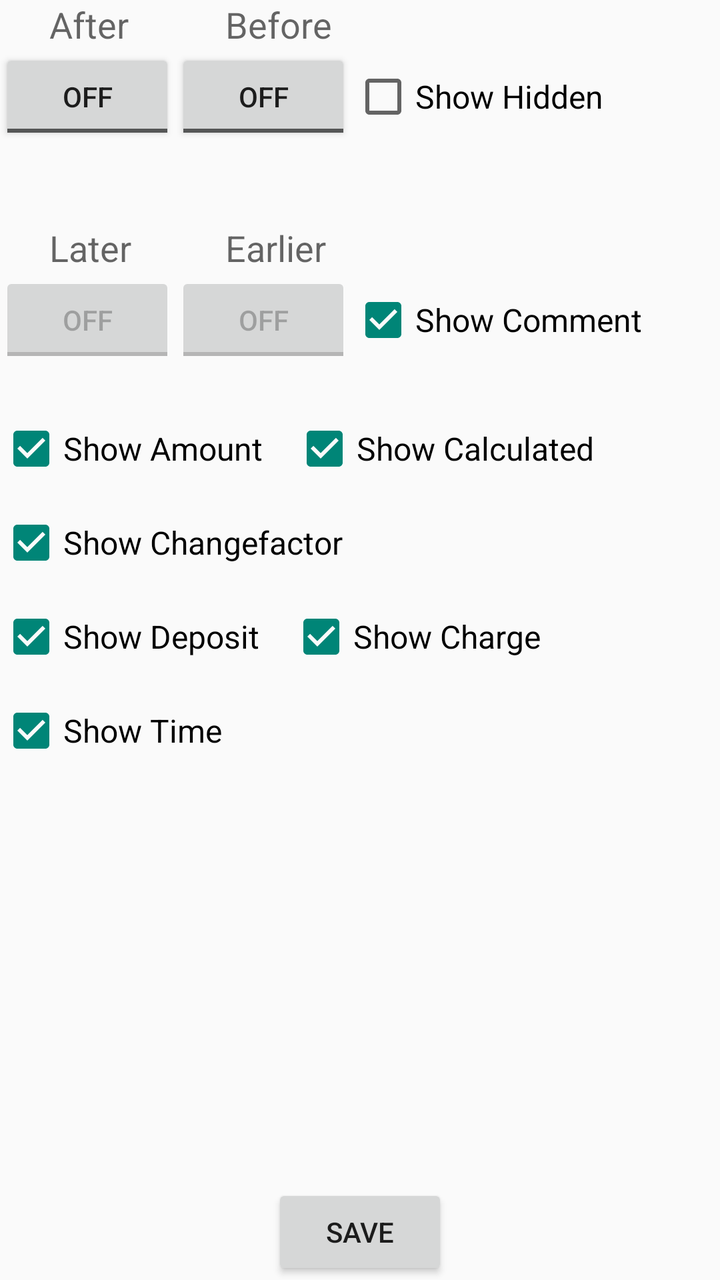
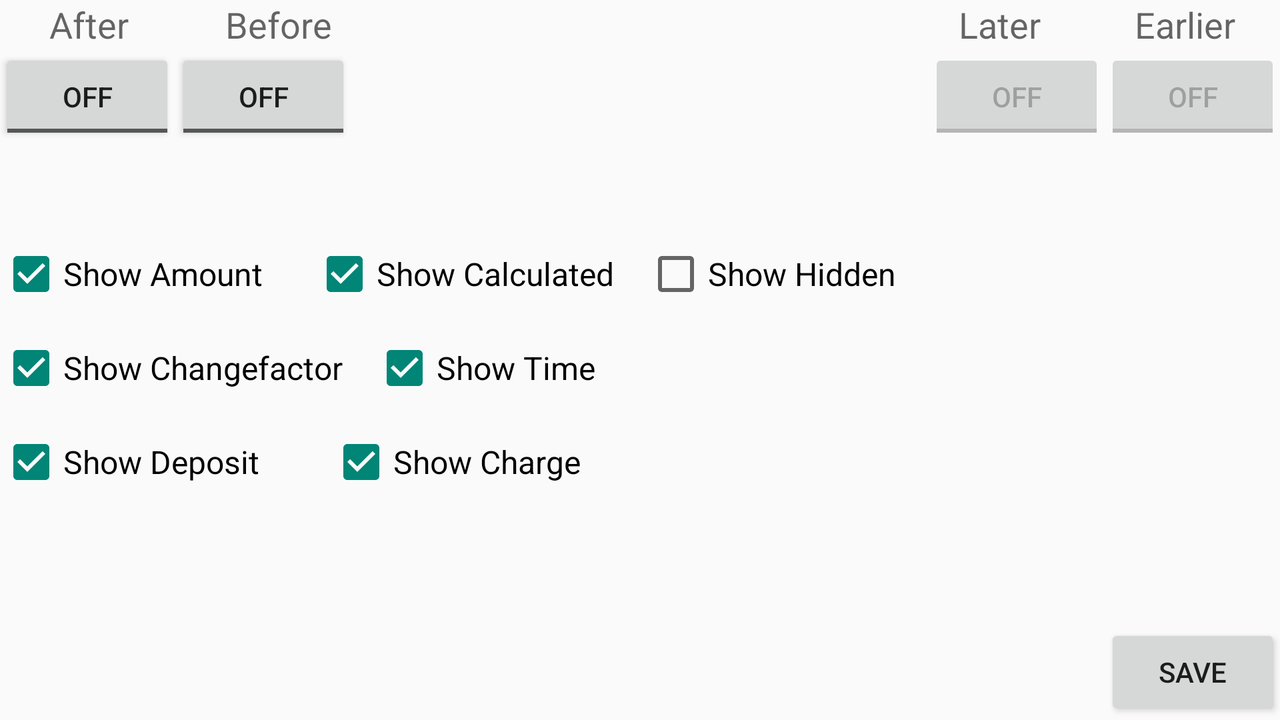

An Android layout and its configuration variant, each rendered on a device that would load it. The default file and the variant file are quoted in full after the pictures.
<!-- AndroidManifest.xml: application theme Theme.AppCompat.Light -->
<!-- res/layout/activity_edit_log_filter.xml -->
<?xml version="1.0" encoding="utf-8"?>
<RelativeLayout xmlns:android="http://schemas.android.com/apk/res/android"
    xmlns:tools="http://schemas.android.com/tools"
    android:layout_width="match_parent"
    android:layout_height="match_parent"
    android:paddingBottom="@dimen/activity_vertical_margin"
    android:paddingLeft="@dimen/activity_horizontal_margin"
    android:paddingRight="@dimen/activity_horizontal_margin"
    android:paddingTop="@dimen/activity_vertical_margin"
    tools:context=".EditLogFilter">

    <ToggleButton
        android:layout_width="wrap_content"
        android:layout_height="wrap_content"
        android:text="nach"
        android:id="@+id/datumNachToggle"
        android:layout_below="@+id/nachTextView"
        android:layout_alignParentLeft="true"
        android:layout_alignParentStart="true"
        android:checked="false" />

    <ToggleButton
        android:layout_width="wrap_content"
        android:layout_height="wrap_content"
        android:text="vor"
        android:id="@+id/datumVorToggle"
        android:layout_below="@+id/vorTextView"
        android:layout_toRightOf="@+id/datumNachToggle"
        android:layout_toEndOf="@+id/datumNachToggle"
        android:checked="false" />

    <TextView
        android:layout_width="wrap_content"
        android:layout_height="wrap_content"
        android:textAppearance="?android:attr/textAppearanceMedium"
        android:text="@string/nach"
        android:id="@+id/nachTextView"
        android:layout_alignParentTop="true"
        android:layout_alignParentLeft="true"
        android:layout_alignParentStart="true"
        android:layout_marginLeft="25dp" />

    <TextView
        android:layout_width="wrap_content"
        android:layout_height="wrap_content"
        android:textAppearance="?android:attr/textAppearanceMedium"
        android:text="@string/vor"
        android:id="@+id/vorTextView"
        android:layout_alignParentTop="true"
        android:layout_toRightOf="@+id/datumNachToggle"
        android:layout_toEndOf="@+id/datumNachToggle"
        android:layout_marginLeft="25dp" />

    <CheckBox
        android:layout_width="wrap_content"
        android:layout_height="wrap_content"
        android:text="@string/zeigeversteckte"
        android:id="@+id/versteckteCheckBox"
        android:layout_alignTop="@+id/datumVorToggle"
        android:layout_alignParentRight="true"
        android:layout_alignParentEnd="true"
        android:layout_alignBottom="@+id/datumVorToggle"
        android:layout_toRightOf="@+id/datumVorToggle"
        android:layout_toEndOf="@+id/datumVorToggle"
        android:checked="false"
        android:textSize="16sp" />

    <TextView
        android:layout_width="wrap_content"
        android:layout_height="wrap_content"
        android:textAppearance="?android:attr/textAppearanceMedium"
        android:id="@+id/datumTextView"
        android:layout_below="@+id/datumNachToggle"
        android:layout_alignParentLeft="true"
        android:layout_alignParentStart="true"
        android:layout_alignParentRight="true"
        android:layout_alignParentEnd="true" />

    <TextView
        android:layout_width="wrap_content"
        android:layout_height="wrap_content"
        android:textAppearance="?android:attr/textAppearanceMedium"
        android:text="@string/spaeter"
        android:id="@+id/spaeterTextView"
        android:layout_below="@+id/datumTextView"
        android:layout_alignParentLeft="true"
        android:layout_alignParentStart="true"
        android:layout_marginLeft="25dp"
        android:layout_marginTop="15dp" />

    <ToggleButton
        android:layout_width="wrap_content"
        android:layout_height="wrap_content"
        android:text="spaeter"
        android:id="@+id/zeitSpaeterToggle"
        android:layout_below="@+id/spaeterTextView"
        android:layout_alignParentLeft="true"
        android:layout_alignParentStart="true"
        android:checked="false"
        android:enabled="false" />

    <ToggleButton
        android:layout_width="wrap_content"
        android:layout_height="wrap_content"
        android:text="frueher"
        android:id="@+id/zeitFrueherToggle"
        android:layout_alignTop="@+id/zeitSpaeterToggle"
        android:layout_alignLeft="@+id/datumVorToggle"
        android:layout_alignStart="@+id/datumVorToggle"
        android:checked="false"
        android:enabled="false" />

    <TextView
        android:layout_width="wrap_content"
        android:layout_height="wrap_content"
        android:textAppearance="?android:attr/textAppearanceMedium"
        android:text="@string/frueher"
        android:id="@+id/frueherTextView"
        android:layout_above="@+id/zeitFrueherToggle"
        android:layout_alignLeft="@+id/zeitFrueherToggle"
        android:layout_alignStart="@+id/zeitFrueherToggle"
        android:layout_marginLeft="25dp" />

    <CheckBox
        android:layout_width="wrap_content"
        android:layout_height="wrap_content"
        android:text="@string/zeigekommentar"
        android:id="@+id/zeigeKommentarCheckBox"
        android:layout_alignTop="@+id/zeitFrueherToggle"
        android:layout_toRightOf="@+id/zeitFrueherToggle"
        android:layout_alignRight="@+id/versteckteCheckBox"
        android:layout_alignEnd="@+id/versteckteCheckBox"
        android:layout_alignBottom="@+id/zeitFrueherToggle"
        android:textSize="16sp"
        android:checked="true" />

    <TextView
        android:layout_width="wrap_content"
        android:layout_height="wrap_content"
        android:textAppearance="?android:attr/textAppearanceMedium"
        android:id="@+id/zeitTextView"
        android:layout_below="@+id/zeitSpaeterToggle"
        android:layout_alignParentLeft="true"
        android:layout_alignParentStart="true"
        android:layout_alignRight="@+id/zeigeKommentarCheckBox"
        android:layout_alignEnd="@+id/zeigeKommentarCheckBox" />

    <Button
        android:layout_width="wrap_content"
        android:layout_height="wrap_content"
        android:text="@string/speicher"
        android:id="@+id/speichernButton"
        android:layout_alignParentBottom="true"
        android:layout_centerHorizontal="true" />

    <CheckBox
        android:layout_width="wrap_content"
        android:layout_height="wrap_content"
        android:text="@string/zeigemenge"
        android:id="@+id/mengeCheckBox"
        android:layout_below="@+id/zeitTextView"
        android:layout_alignParentLeft="true"
        android:layout_alignParentStart="true"
        android:textSize="16sp"
        android:checked="true" />

    <CheckBox
        android:layout_width="wrap_content"
        android:layout_height="wrap_content"
        android:text="@string/zeigemeumgerechnet"
        android:id="@+id/umgerechnetCheckBox"
        android:layout_below="@+id/zeitTextView"
        android:layout_toRightOf="@+id/mengeCheckBox"
        android:layout_toEndOf="@+id/mengeCheckBox"
        android:textSize="16sp"
        android:checked="true"
        android:layout_marginLeft="15dp" />

    <CheckBox
        android:layout_width="wrap_content"
        android:layout_height="wrap_content"
        android:text="@string/zeigeumrechnungsfaktor"
        android:id="@+id/umrechnungsfaktorCheckBox"
        android:layout_below="@+id/mengeCheckBox"
        android:layout_alignParentLeft="true"
        android:layout_alignParentStart="true"
        android:layout_marginTop="15dp"
        android:checked="true"
        android:textSize="16sp" />

    <CheckBox
        android:layout_width="wrap_content"
        android:layout_height="wrap_content"
        android:text="@string/zeigeeinnahmen"
        android:id="@+id/einnahmenCheckBox"
        android:checked="true"
        android:layout_below="@+id/umrechnungsfaktorCheckBox"
        android:layout_alignParentLeft="true"
        android:layout_alignParentStart="true"
        android:layout_marginTop="15dp"
        android:textSize="16sp" />

    <CheckBox
        android:layout_width="wrap_content"
        android:layout_height="wrap_content"
        android:text="@string/zeigeausgaben"
        android:id="@+id/ausgabenCheckBox"
        android:layout_alignTop="@+id/einnahmenCheckBox"
        android:layout_toRightOf="@+id/einnahmenCheckBox"
        android:layout_toEndOf="@+id/einnahmenCheckBox"
        android:layout_marginLeft="15dp"
        android:checked="true"
        android:textSize="16sp" />

    <CheckBox
        android:layout_width="wrap_content"
        android:layout_height="wrap_content"
        android:text="@string/zeigezeit"
        android:id="@+id/zeitCheckBox"
        android:layout_below="@+id/einnahmenCheckBox"
        android:layout_alignParentLeft="true"
        android:layout_alignParentStart="true"
        android:checked="true"
        android:textSize="16sp"
        android:layout_marginTop="15dp" />

</RelativeLayout>
<!-- resources referenced by this layout -->
<resources>
  <string name="frueher">Earlier</string>
  <string name="nach">After</string>
  <string name="spaeter">Later</string>
  <string name="speicher">Save</string>
  <string name="vor">Before</string>
  <string name="zeigeausgaben">Show Charge</string>
  <string name="zeigeeinnahmen">Show Deposit</string>
  <string name="zeigekommentar">Show Comment</string>
  <string name="zeigemenge">Show Amount</string>
  <string name="zeigemeumgerechnet">Show Calculated</string>
  <string name="zeigeumrechnungsfaktor">Show Changefactor</string>
  <string name="zeigeversteckte">Show Hidden</string>
  <string name="zeigezeit">Show Time</string>
</resources>
<!-- res/layout-land/activity_edit_log_filter.xml (the repository's variant of the layout above) -->
<!-- drawn on the phone turned sideways -->
<?xml version="1.0" encoding="utf-8"?>
<RelativeLayout xmlns:android="http://schemas.android.com/apk/res/android"
    xmlns:tools="http://schemas.android.com/tools"
    android:layout_width="match_parent"
    android:layout_height="match_parent"
    android:paddingBottom="@dimen/activity_vertical_margin"
    android:paddingLeft="@dimen/activity_horizontal_margin"
    android:paddingRight="@dimen/activity_horizontal_margin"
    android:paddingTop="@dimen/activity_vertical_margin"
    tools:context=".EditLogFilter">

    <ToggleButton
        android:layout_width="wrap_content"
        android:layout_height="wrap_content"
        android:text="nach"
        android:id="@+id/datumNachToggle"
        android:layout_below="@+id/nachTextView"
        android:layout_alignParentLeft="true"
        android:layout_alignParentStart="true"
        android:checked="false" />

    <ToggleButton
        android:layout_width="wrap_content"
        android:layout_height="wrap_content"
        android:text="vor"
        android:id="@+id/datumVorToggle"
        android:layout_below="@+id/vorTextView"
        android:layout_toRightOf="@+id/datumNachToggle"
        android:layout_toEndOf="@+id/datumNachToggle"
        android:checked="false" />

    <TextView
        android:layout_width="wrap_content"
        android:layout_height="wrap_content"
        android:textAppearance="?android:attr/textAppearanceMedium"
        android:text="@string/nach"
        android:id="@+id/nachTextView"
        android:layout_alignParentTop="true"
        android:layout_alignParentLeft="true"
        android:layout_alignParentStart="true"
        android:layout_marginLeft="25dp" />

    <TextView
        android:layout_width="wrap_content"
        android:layout_height="wrap_content"
        android:textAppearance="?android:attr/textAppearanceMedium"
        android:text="@string/vor"
        android:id="@+id/vorTextView"
        android:layout_alignParentTop="true"
        android:layout_toRightOf="@+id/datumNachToggle"
        android:layout_toEndOf="@+id/datumNachToggle"
        android:layout_marginLeft="25dp" />

    <CheckBox
        android:layout_width="wrap_content"
        android:layout_height="wrap_content"
        android:text="@string/zeigeversteckte"
        android:id="@+id/versteckteCheckBox"
        android:checked="false"
        android:textSize="16sp"
        android:layout_alignTop="@+id/umgerechnetCheckBox"
        android:layout_toRightOf="@+id/umgerechnetCheckBox"
        android:layout_toEndOf="@+id/umgerechnetCheckBox"
        android:layout_marginLeft="15dp" />

    <TextView
        android:layout_width="wrap_content"
        android:layout_height="wrap_content"
        android:textAppearance="?android:attr/textAppearanceMedium"
        android:id="@+id/datumTextView"
        android:layout_below="@+id/datumNachToggle"
        android:layout_alignParentLeft="true"
        android:layout_alignParentStart="true"
        android:layout_alignParentRight="true"
        android:layout_alignParentEnd="true" />

    <TextView
        android:layout_width="wrap_content"
        android:layout_height="wrap_content"
        android:textAppearance="?android:attr/textAppearanceMedium"
        android:text="@string/spaeter"
        android:id="@+id/spaeterTextView"
        android:layout_alignParentTop="true"
        android:layout_alignLeft="@+id/zeitSpaeterToggle"
        android:layout_alignStart="@+id/zeitSpaeterToggle"
        android:layout_marginLeft="15dp" />

    <ToggleButton
        android:layout_width="wrap_content"
        android:layout_height="wrap_content"
        android:text="spaeter"
        android:id="@+id/zeitSpaeterToggle"
        android:checked="false"
        android:enabled="false"
        android:layout_below="@+id/spaeterTextView"
        android:layout_toLeftOf="@+id/zeitFrueherToggle"
        android:layout_toStartOf="@+id/zeitFrueherToggle" />

    <ToggleButton
        android:layout_width="wrap_content"
        android:layout_height="wrap_content"
        android:text="frueher"
        android:id="@+id/zeitFrueherToggle"
        android:checked="false"
        android:enabled="false"
        android:layout_below="@+id/frueherTextView"
        android:layout_alignParentRight="true"
        android:layout_alignParentEnd="true" />

    <TextView
        android:layout_width="wrap_content"
        android:layout_height="wrap_content"
        android:textAppearance="?android:attr/textAppearanceMedium"
        android:text="@string/frueher"
        android:id="@+id/frueherTextView"
        android:layout_alignParentTop="true"
        android:layout_toRightOf="@+id/zeitSpaeterToggle"
        android:layout_toEndOf="@+id/zeitSpaeterToggle"
        android:layout_marginLeft="15dp" />

    <CheckBox
        android:layout_width="wrap_content"
        android:layout_height="wrap_content"
        android:text="@string/zeigekommentar"
        android:id="@+id/zeigeKommentarCheckBox"
        android:layout_alignTop="@+id/zeitFrueherToggle"
        android:layout_toRightOf="@+id/zeitFrueherToggle"
        android:layout_alignRight="@+id/versteckteCheckBox"
        android:layout_alignEnd="@+id/versteckteCheckBox"
        android:layout_alignBottom="@+id/zeitFrueherToggle"
        android:textSize="16sp"
        android:checked="true" />

    <TextView
        android:layout_width="wrap_content"
        android:layout_height="wrap_content"
        android:textAppearance="?android:attr/textAppearanceMedium"
        android:id="@+id/zeitTextView"
        android:layout_below="@+id/datumTextView"
        android:layout_alignParentRight="true"
        android:layout_alignParentEnd="true"
        android:layout_alignParentLeft="true"
        android:layout_alignParentStart="true" />

    <Button
        android:layout_width="wrap_content"
        android:layout_height="wrap_content"
        android:text="@string/speicher"
        android:id="@+id/speichernButton"
        android:layout_alignParentBottom="true"
        android:layout_alignParentRight="true"
        android:layout_alignParentEnd="true" />

    <CheckBox
        android:layout_width="wrap_content"
        android:layout_height="wrap_content"
        android:text="@string/zeigemenge"
        android:id="@+id/mengeCheckBox"
        android:layout_below="@+id/zeitTextView"
        android:layout_alignParentLeft="true"
        android:layout_alignParentStart="true"
        android:textSize="16sp"
        android:checked="true" />

    <CheckBox
        android:layout_width="wrap_content"
        android:layout_height="wrap_content"
        android:text="@string/zeigemeumgerechnet"
        android:id="@+id/umgerechnetCheckBox"
        android:layout_below="@+id/zeitTextView"
        android:layout_toRightOf="@+id/mengeCheckBox"
        android:layout_toEndOf="@+id/mengeCheckBox"
        android:textSize="16sp"
        android:checked="true"
        android:layout_marginLeft="25dp" />

    <CheckBox
        android:layout_width="wrap_content"
        android:layout_height="wrap_content"
        android:text="@string/zeigeumrechnungsfaktor"
        android:id="@+id/umrechnungsfaktorCheckBox"
        android:layout_below="@+id/mengeCheckBox"
        android:layout_alignParentLeft="true"
        android:layout_alignParentStart="true"
        android:layout_marginTop="15dp"
        android:checked="true"
        android:textSize="16sp" />

    <CheckBox
        android:layout_width="wrap_content"
        android:layout_height="wrap_content"
        android:text="@string/zeigeeinnahmen"
        android:id="@+id/einnahmenCheckBox"
        android:checked="true"
        android:layout_below="@+id/umrechnungsfaktorCheckBox"
        android:layout_alignParentLeft="true"
        android:layout_alignParentStart="true"
        android:layout_marginTop="15dp"
        android:textSize="16sp" />

    <CheckBox
        android:layout_width="wrap_content"
        android:layout_height="wrap_content"
        android:text="@string/zeigeausgaben"
        android:id="@+id/ausgabenCheckBox"
        android:layout_alignTop="@+id/einnahmenCheckBox"
        android:layout_toRightOf="@+id/einnahmenCheckBox"
        android:layout_toEndOf="@+id/einnahmenCheckBox"
        android:layout_marginLeft="35dp"
        android:checked="true"
        android:textSize="16sp" />

    <CheckBox
        android:layout_width="wrap_content"
        android:layout_height="wrap_content"
        android:text="@string/zeigezeit"
        android:id="@+id/zeitCheckBox"
        android:checked="true"
        android:textSize="16sp"
        android:layout_alignTop="@+id/umrechnungsfaktorCheckBox"
        android:layout_toRightOf="@+id/umrechnungsfaktorCheckBox"
        android:layout_toEndOf="@+id/umrechnungsfaktorCheckBox"
        android:layout_marginLeft="15dp" />

</RelativeLayout>
